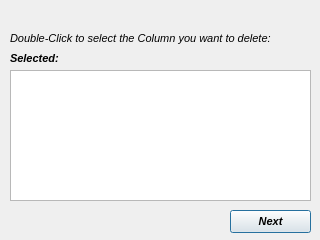
<?xml version="1.0" encoding="UTF-8"?>
<ui version="4.0">
 <class>Dialog</class>
 <widget class="QDialog" name="Dialog">
  <property name="geometry">
   <rect>
    <x>0</x>
    <y>0</y>
    <width>320</width>
    <height>240</height>
   </rect>
  </property>
  <property name="minimumSize">
   <size>
    <width>320</width>
    <height>240</height>
   </size>
  </property>
  <property name="maximumSize">
   <size>
    <width>320</width>
    <height>240</height>
   </size>
  </property>
  <property name="windowTitle">
   <string>Delete Column</string>
  </property>
  <property name="windowIcon">
   <iconset>
    <normaloff>icon.png</normaloff>icon.png</iconset>
  </property>
  <widget class="QStackedWidget" name="stackedWidget">
   <property name="geometry">
    <rect>
     <x>0</x>
     <y>0</y>
     <width>321</width>
     <height>241</height>
    </rect>
   </property>
   <property name="currentIndex">
    <number>0</number>
   </property>
   <widget class="QWidget" name="page">
    <widget class="QListWidget" name="col_listWidget">
     <property name="geometry">
      <rect>
       <x>10</x>
       <y>70</y>
       <width>301</width>
       <height>131</height>
      </rect>
     </property>
     <property name="editTriggers">
      <set>QAbstractItemView::NoEditTriggers</set>
     </property>
     <property name="alternatingRowColors">
      <bool>true</bool>
     </property>
     <property name="isWrapping" stdset="0">
      <bool>false</bool>
     </property>
     <property name="wordWrap">
      <bool>true</bool>
     </property>
     <property name="selectionRectVisible">
      <bool>true</bool>
     </property>
    </widget>
    <widget class="QPushButton" name="next">
     <property name="geometry">
      <rect>
       <x>230</x>
       <y>210</y>
       <width>81</width>
       <height>23</height>
      </rect>
     </property>
     <property name="font">
      <font>
       <pointsize>8</pointsize>
       <italic>true</italic>
       <bold>true</bold>
      </font>
     </property>
     <property name="text">
      <string>Next</string>
     </property>
    </widget>
    <widget class="QLabel" name="label">
     <property name="geometry">
      <rect>
       <x>10</x>
       <y>30</y>
       <width>301</width>
       <height>16</height>
      </rect>
     </property>
     <property name="font">
      <font>
       <pointsize>8</pointsize>
       <italic>true</italic>
      </font>
     </property>
     <property name="text">
      <string>Double-Click to select the Column you want to delete:</string>
     </property>
    </widget>
    <widget class="QLabel" name="selected_col">
     <property name="geometry">
      <rect>
       <x>10</x>
       <y>50</y>
       <width>301</width>
       <height>16</height>
      </rect>
     </property>
     <property name="font">
      <font>
       <pointsize>8</pointsize>
       <italic>true</italic>
       <bold>true</bold>
      </font>
     </property>
     <property name="text">
      <string>Selected: &lt;none&gt;</string>
     </property>
    </widget>
    <widget class="QLabel" name="alert_label">
     <property name="geometry">
      <rect>
       <x>10</x>
       <y>210</y>
       <width>201</width>
       <height>21</height>
      </rect>
     </property>
     <property name="font">
      <font>
       <bold>true</bold>
      </font>
     </property>
     <property name="styleSheet">
      <string notr="true">color: rgb(255, 0, 0);</string>
     </property>
     <property name="text">
      <string/>
     </property>
    </widget>
   </widget>
   <widget class="QWidget" name="page_2">
    <widget class="QDialogButtonBox" name="buttonBox">
     <property name="geometry">
      <rect>
       <x>120</x>
       <y>200</y>
       <width>191</width>
       <height>31</height>
      </rect>
     </property>
     <property name="font">
      <font>
       <pointsize>10</pointsize>
      </font>
     </property>
     <property name="orientation">
      <enum>Qt::Horizontal</enum>
     </property>
     <property name="standardButtons">
      <set>QDialogButtonBox::No|QDialogButtonBox::Yes</set>
     </property>
     <property name="centerButtons">
      <bool>false</bool>
     </property>
    </widget>
    <widget class="QLabel" name="label_3">
     <property name="geometry">
      <rect>
       <x>20</x>
       <y>70</y>
       <width>91</width>
       <height>91</height>
      </rect>
     </property>
     <property name="text">
      <string/>
     </property>
     <property name="pixmap">
      <pixmap>../PNG/warning.png</pixmap>
     </property>
     <property name="scaledContents">
      <bool>true</bool>
     </property>
    </widget>
    <widget class="QLabel" name="label_4">
     <property name="geometry">
      <rect>
       <x>50</x>
       <y>30</y>
       <width>221</width>
       <height>21</height>
      </rect>
     </property>
     <property name="styleSheet">
      <string notr="true">font: 12pt &quot;Terminal&quot;;</string>
     </property>
     <property name="text">
      <string>!! LAST WARNING !!</string>
     </property>
     <property name="alignment">
      <set>Qt::AlignCenter</set>
     </property>
    </widget>
    <widget class="QLabel" name="label_5">
     <property name="geometry">
      <rect>
       <x>130</x>
       <y>80</y>
       <width>171</width>
       <height>81</height>
      </rect>
     </property>
     <property name="font">
      <font>
       <family>DejaVu Sans</family>
       <pointsize>10</pointsize>
       <italic>true</italic>
       <bold>true</bold>
      </font>
     </property>
     <property name="styleSheet">
      <string notr="true"/>
     </property>
     <property name="text">
      <string>Are you sure you want to delete the selected column:</string>
     </property>
     <property name="wordWrap">
      <bool>true</bool>
     </property>
    </widget>
    <widget class="QLabel" name="Cselected_col">
     <property name="geometry">
      <rect>
       <x>140</x>
       <y>160</y>
       <width>141</width>
       <height>20</height>
      </rect>
     </property>
     <property name="font">
      <font>
       <pointsize>10</pointsize>
       <bold>true</bold>
      </font>
     </property>
     <property name="text">
      <string>TextLabel</string>
     </property>
     <property name="alignment">
      <set>Qt::AlignCenter</set>
     </property>
    </widget>
    <widget class="QPushButton" name="previous">
     <property name="geometry">
      <rect>
       <x>10</x>
       <y>200</y>
       <width>81</width>
       <height>31</height>
      </rect>
     </property>
     <property name="text">
      <string>Previous</string>
     </property>
    </widget>
   </widget>
  </widget>
 </widget>
 <resources/>
 <connections>
  <connection>
   <sender>buttonBox</sender>
   <signal>accepted()</signal>
   <receiver>Dialog</receiver>
   <slot>accept()</slot>
   <hints>
    <hint type="sourcelabel">
     <x>248</x>
     <y>254</y>
    </hint>
    <hint type="destinationlabel">
     <x>157</x>
     <y>274</y>
    </hint>
   </hints>
  </connection>
  <connection>
   <sender>buttonBox</sender>
   <signal>rejected()</signal>
   <receiver>Dialog</receiver>
   <slot>reject()</slot>
   <hints>
    <hint type="sourcelabel">
     <x>316</x>
     <y>260</y>
    </hint>
    <hint type="destinationlabel">
     <x>286</x>
     <y>274</y>
    </hint>
   </hints>
  </connection>
 </connections>
</ui>
